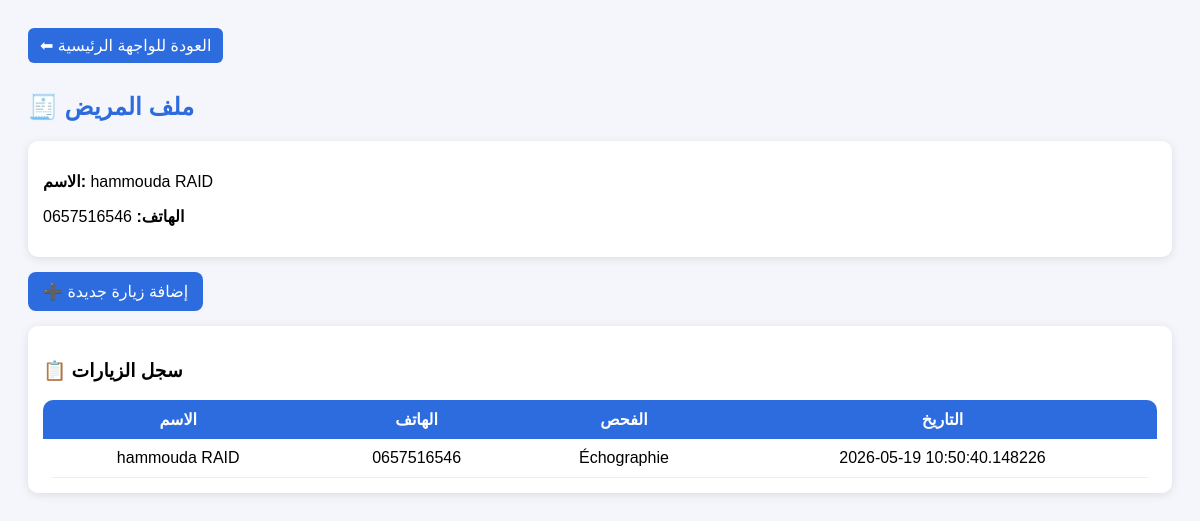
Screenshot of /patient/3 with the database file from the repository.
### tables this page shows
CREATE TABLE bookings (
        id INTEGER PRIMARY KEY AUTOINCREMENT,
        fullname TEXT,
        phone TEXT,
        exam TEXT,
        created_at TEXT,
        price REAL DEFAULT 0,
        paid REAL DEFAULT 0,
        remaining REAL DEFAULT 0
    , status TEXT DEFAULT 'pending');

### app.py (the view)
@app.route("/patient/<int:id>")
def patient_profile(id):
    conn = sqlite3.connect(DB)
    cur = conn.cursor()
    cur.execute("SELECT * FROM bookings WHERE id=?", (id,))
    patient = cur.fetchone()
    cur.execute("""
        SELECT * FROM bookings
        WHERE phone = ?
        ORDER BY created_at DESC
    """, (patient[2],))
    history = cur.fetchall()
    conn.close()
    return render_template("patient.html", patient=patient, history=history)

### templates/patient.html (shortened to what this page needs)
<!DOCTYPE html>
<html lang="ar">
<head>
</head>
<body>
<a href="/admin-dashboard" style="
    display:inline-block;
    padding:8px 12px;
    background:#2d6cdf;
    color:white;
    border-radius:6px;
    text-decoration:none;
    margin-bottom:10px;
">
⬅ العودة للواجهة الرئيسية
</a>
<h2>🧾 ملف المريض</h2>
<div class="card">
    <p><b>الاسم:</b> {{ patient[1] }}</p>
    <p><b>الهاتف:</b> {{ patient[2] }}</p>
</div>
<a href="/new-visit/{{ patient[0] }}" style="
     display:inline-block;
    padding:10px 15px;
    background:#2d6cdf;
    color:white;
    border-radius:8px;
    text-decoration:none;
    margin-bottom:15px;
">
➕ إضافة زيارة جديدة
</a>
<div class="card">
    <h3>📋 سجل الزيارات</h3>
    <table>
        <tr>
            <th>الاسم</th>
            <th>الهاتف</th>
            <th>الفحص</th>
            <th>التاريخ</th>
        </tr>
        {% for h in history %}
        <tr>
            <td>{{ h[1] }}</td>
            <td>{{ h[2] }}</td>
            <td>{{ h[3] }}</td>
            <td>{{ h[4] }}</td>
        </tr>
        {% endfor %}
    </table>
</div>
</body>
</html>

### templates/patient.html (style rules this page uses)
body { font-family: Arial; background: #f4f6fb; padding: 20px; }
.card { background: white; padding: 15px; border-radius: 10px; margin-bottom: 15px; box-shadow: 0 2px 10px rgba(0,0,0,0.1); }
h2 { color: #2d6cdf; }
table { width: 100%; border-collapse: collapse; background: white; border-radius: 10px; overflow: hidden; }
th { background: #2d6cdf; color: white; padding: 10px; }
td { padding: 10px; text-align: center; border-bottom: 1px solid #eee; }

### rows the page displays
bookings: fullname "hammouda RAID", phone "0657516546", exam "Échographie", created_at "2026-05-19 10:50:40.148226"
